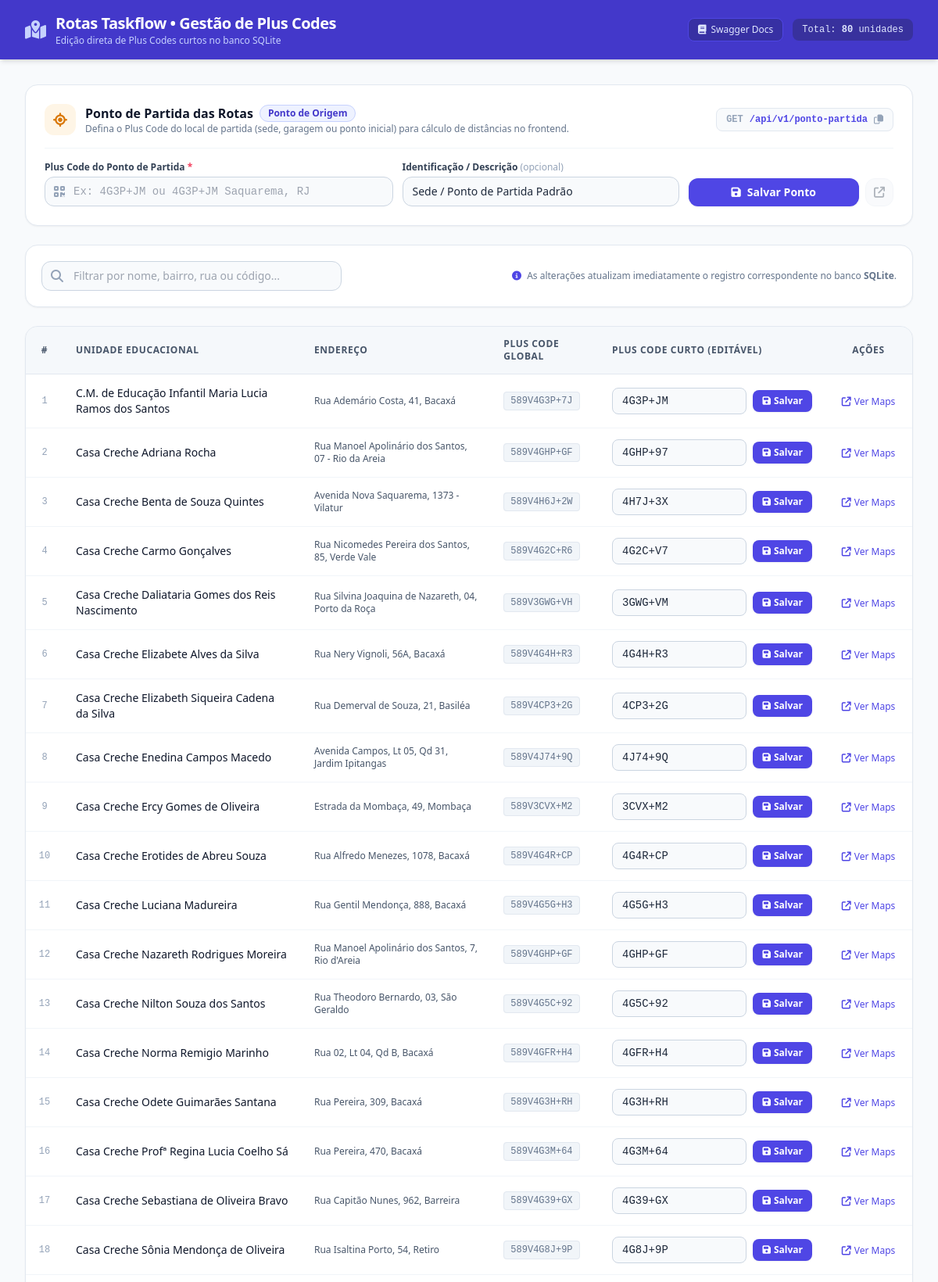
The app's page /unidades/editar (upper part) with its own data.
### models.py (models this page shows, shortened)
class Unidade(Base):
    __tablename__ = "unidades"
    id = Column(Integer, primary_key=True, index=True, autoincrement=True)
    nome = Column(String(255), nullable=False, index=True)
    endereco = Column(String(500), nullable=False)
    latitude = Column(Float, nullable=True)
    longitude = Column(Float, nullable=True)
    plus_code = Column(String(50), nullable=True)
    plus_code_curto = Column(String(20), nullable=True, index=True)
    created_at = Column(DateTime, default=datetime.utcnow)
    updated_at = Column(DateTime, default=datetime.utcnow, onupdate=datetime.utcnow)

### main.py (the view)
@app.get(
    "/unidades/editar",
    response_class=HTMLResponse,
    summary="Interface para visualizar e editar os Plus Codes curtos",
)
def template_editar_unidades(
    request: Request,
    mensagem: Optional[str] = None,
    db: Session = Depends(get_db),
):
    unidades = db.query(Unidade).order_by(Unidade.id).all()
    ponto_partida = obter_ponto_partida(db)
    return templates.TemplateResponse(
        request=request,
        name="editar_unidades.html",
        context={
            "unidades": unidades,
            "ponto_partida": ponto_partida,
            "mensagem_sucesso": mensagem,
        },
    )

### templates/editar_unidades.html (shortened to what this page needs)
<!DOCTYPE html>
<html lang="pt-BR">
<head>
    <script src="https://cdn.tailwindcss.com"></script>
    <link rel="stylesheet" href="https://cdnjs.cloudflare.com/ajax/libs/font-awesome/6.4.0/css/all.min.css">
</head>
<body class="bg-slate-50 text-slate-800 min-h-screen">
    <header class="bg-indigo-700 text-white shadow-md sticky top-0 z-30">
        <div class="max-w-7xl mx-auto px-4 sm:px-6 lg:px-8 py-4 flex flex-col sm:flex-row items-center justify-between gap-4">
            <div class="flex items-center space-x-3">
                <i class="fa-solid fa-map-location-dot text-2xl text-indigo-200"></i>
                <div>
                    <h1 class="text-xl font-bold tracking-tight">Rotas Taskflow &bull; Gestão de Plus Codes</h1>
                    <p class="text-xs text-indigo-200">Edição direta de Plus Codes curtos no banco SQLite</p>
                </div>
            </div>
            <div class="flex items-center space-x-3">
                <a href="/docs" target="_blank" class="text-xs bg-indigo-800 hover:bg-indigo-900 text-indigo-100 px-3 py-1.5 rounded-lg border border-indigo-600 transition flex items-center gap-1.5">
                    <i class="fa-solid fa-book"></i> Swagger Docs
                </a>
                <span class="text-xs bg-indigo-900/60 px-3 py-1.5 rounded-lg font-mono text-indigo-100">
                    Total: <strong id="totalCount">{{ unidades|length }}</strong> unidades
                </span>
            </div>
        </div>
    </header>
    <main class="max-w-7xl mx-auto px-4 sm:px-6 lg:px-8 py-8">
        <div class="bg-white rounded-2xl shadow-sm border border-slate-200 p-6 mb-6">
            <div class="flex flex-col md:flex-row items-start md:items-center justify-between pb-4 mb-4 border-b border-slate-100 gap-3">
                <div class="flex items-center gap-3">
                    <div class="w-10 h-10 rounded-xl bg-amber-500/10 text-amber-600 flex items-center justify-center font-bold text-lg">
                        <i class="fa-solid fa-location-crosshairs"></i>
                    </div>
                    <div>
                        <h2 class="text-base font-bold text-slate-900 flex items-center gap-2">
                            Ponto de Partida das Rotas
                            <span class="text-xs font-semibold px-2.5 py-0.5 rounded-full bg-indigo-50 text-indigo-700 border border-indigo-200">
                                Ponto de Origem
                            </span>
                        </h2>
                        <p class="text-xs text-slate-500">
                            Defina o Plus Code do local de partida (sede, garagem ou ponto inicial) para cálculo de distâncias no frontend.
                        </p>
                    </div>
                </div>
                <div class="flex items-center gap-2 bg-slate-50 border border-slate-200 rounded-lg px-3 py-1.5 text-xs text-slate-600">
                    <span class="text-slate-400 font-mono font-semibold">GET</span>
                    <code class="font-mono text-indigo-600 font-semibold" id="apiEndpointText">/api/v1/ponto-partida</code>
                    <button
                        type="button"
                        onclick="copiarEndpointApi()"
                        class="text-slate-400 hover:text-indigo-600 transition"
                        title="Copiar rota da API para usar no Frontend"
                    >
                        <i class="fa-regular fa-copy"></i>
                    </button>
                </div>
            </div>
            <form
                action="/configuracoes/ponto-partida"
                method="POST"
                id="formPontoPartida"
                onsubmit="salvarPontoPartidaAjax(event)"
                class="grid grid-cols-1 sm:grid-cols-12 gap-3 items-end"
            >
                <div class="sm:col-span-5">
                    <label for="pontoPartidaInput" class="block text-xs font-semibold text-slate-700 mb-1">
                        Plus Code do Ponto de Partida <span class="text-rose-500">*</span>
                    </label>
                    <div class="relative">
                        <span class="absolute inset-y-0 left-0 flex items-center pl-3 text-slate-400">
                            <i class="fa-solid fa-qrcode"></i>
                        </span>
                        <input
                            type="text"
                            name="plus_code"
                            id="pontoPartidaInput"
                            value="{{ ponto_partida.plus_code if ponto_partida else '' }}"
                            placeholder="Ex: 4G3P+JM ou 4G3P+JM Saquarema, RJ"
                            class="w-full pl-9 pr-3 py-2 bg-slate-50 font-mono text-sm border border-slate-300 rounded-xl focus:outline-none focus:ring-2 focus:ring-indigo-500 focus:border-indigo-500 transition focus:bg-white"
                            required
                        >
                    </div>
                </div>
                <div class="sm:col-span-4">
                    <label for="pontoPartidaDesc" class="block text-xs font-semibold text-slate-700 mb-1">
                        Identificação / Descrição <span class="text-slate-400 font-normal">(opcional)</span>
                    </label>
                    <input
                        type="text"
                        name="descricao"
                        id="pontoPartidaDesc"
                        value="{{ ponto_partida.descricao if ponto_partida else '' }}"
                        placeholder="Ex: Sede da Secretaria de Educação"
                        class="w-full px-3 py-2 bg-slate-50 text-sm border border-slate-300 rounded-xl focus:outline-none focus:ring-2 focus:ring-indigo-500 focus:border-indigo-500 transition focus:bg-white"
                    >
                </div>
                <div class="sm:col-span-3 flex items-center gap-2">
                    <button
                        type="submit"
                        id="btnSalvarPontoPartida"
                        class="w-full py-2 px-4 bg-indigo-600 hover:bg-indigo-700 active:bg-indigo-800 text-white rounded-xl text-sm font-semibold shadow-sm transition flex items-center justify-center gap-2"
                    >
                        <i class="fa-solid fa-floppy-disk"></i> Salvar Ponto
                    </button>
                    <a
                        href="{% if ponto_partida and ponto_partida.plus_code %}https://www.google.com/maps/search/?api=1&query={{ ponto_partida.plus_code|urlencode }}{% else %}#{% endif %}"
                        target="_blank"
                        id="pontoPartidaMapsLink"
                        class="p-2.5 bg-slate-100 hover:bg-slate-200 text-slate-700 rounded-xl border border-slate-200 text-sm font-medium transition shrink-0 flex items-center justify-center {% if not ponto_partida or not ponto_partida.plus_code %}opacity-40 pointer-events-none{% endif %}"
                        title="Ver Ponto de Partida no Google Maps"
                    >
                        <i class="fa-solid fa-arrow-up-right-from-square"></i>
                    </a>
                </div>
            </form>
        </div>
        <div class="bg-white rounded-2xl shadow-sm border border-slate-200 p-5 mb-6 flex flex-col md:flex-row gap-4 items-center justify-between">
            <div class="relative w-full md:w-96">
                <span class="absolute inset-y-0 left-0 flex items-center pl-3 text-slate-400">
                    <i class="fa-solid fa-magnifying-glass"></i>
                </span>
                <input
                    type="text"
                    id="searchInput"
                    placeholder="Filtrar por nome, bairro, rua ou código..."
                    class="w-full pl-10 pr-4 py-2 bg-slate-50 border border-slate-300 rounded-xl text-sm focus:outline-none focus:ring-2 focus:ring-indigo-500 focus:border-indigo-500 transition"
                    onkeyup="filtrarTabela()"
                >
            </div>
            <div class="text-xs text-slate-500">
                <i class="fa-solid fa-info-circle mr-1 text-indigo-600"></i>
                As alterações atualizam imediatamente o registro correspondente no banco <strong>SQLite</strong>.
            </div>
        </div>
        <div class="bg-white rounded-2xl shadow-sm border border-slate-200 overflow-hidden">
            <div class="overflow-x-auto">
                <table class="min-w-full divide-y divide-slate-200 text-left text-sm" id="unidadesTable">
                    <thead class="bg-slate-100/70 text-slate-600 text-xs uppercase tracking-wider font-semibold">
                        <tr>
                            <th scope="col" class="py-3.5 px-4 w-12 text-center">#</th>
                            <th scope="col" class="py-3.5 px-4">Unidade Educacional</th>
                            <th scope="col" class="py-3.5 px-4">Endereço</th>
                            <th scope="col" class="py-3.5 px-4">Plus Code Global</th>
                            <th scope="col" class="py-3.5 px-4 w-72">Plus Code Curto (Editável)</th>
                            <th scope="col" class="py-3.5 px-4 text-center w-28">Ações</th>
                        </tr>
                    </thead>
                    <tbody class="divide-y divide-slate-100 bg-white" id="tableBody">
                        {% for unidade in unidades %}
                        <tr class="hover:bg-slate-50/80 transition-colors unidade-row" data-id="{{ unidade.id }}">
                            <td class="py-3.5 px-4 text-center text-slate-400 font-mono text-xs">{{ unidade.id }}</td>
                            <td class="py-3.5 px-4 font-medium text-slate-900 cell-nome">
                                {{ unidade.nome }}
                            </td>
                            <td class="py-3.5 px-4 text-slate-600 text-xs cell-endereco">
                                {{ unidade.endereco }}
                            </td>
                            <td class="py-3.5 px-4 font-mono text-xs text-slate-500">
                                {% if unidade.plus_code %}
                                    <span class="bg-slate-100 px-2 py-1 rounded border border-slate-200">{{ unidade.plus_code }}</span>
                                {% else %}
                                    <span class="text-slate-400 italic">N/A</span>
                                {% endif %}
                            </td>
                            <td class="py-3.5 px-4">
                                <form action="/unidades/editar/{{ unidade.id }}" method="POST" class="flex items-center gap-2 m-0 p-0 form-salvar" onsubmit="salvarViaAjax(event, {{ unidade.id }})">
                                    <input
                                        type="text"
                                        name="plus_code_curto"
                                        id="input-{{ unidade.id }}"
                                        value="{{ unidade.plus_code_curto or '' }}"
                                        placeholder="Ex: 4GHP+97"
                                        class="w-full font-mono text-sm px-3 py-1.5 border border-slate-300 rounded-lg focus:outline-none focus:ring-2 focus:ring-indigo-500 focus:border-indigo-500 transition bg-slate-50 focus:bg-white"
                                        required
                                    >
                                    <button
                                        type="submit"
                                        id="btn-{{ unidade.id }}"
                                        title="Salvar alterações no SQLite"
                                        class="px-3 py-1.5 bg-indigo-600 hover:bg-indigo-700 active:bg-indigo-800 text-white rounded-lg text-xs font-semibold shadow-sm transition flex items-center gap-1 shrink-0"
                                    >
                                        <i class="fa-solid fa-floppy-disk"></i> Salvar
                                    </button>
                                </form>
                            </td>
                            <td class="py-3.5 px-4 text-center">
                                {% if unidade.plus_code_curto %}
                                <a
                                    href="https://www.google.com/maps/search/?api=1&query={{ unidade.plus_code_curto|urlencode }}"
                                    target="_blank"
                                    id="maps-link-{{ unidade.id }}"
                                    class="inline-flex items-center gap-1 text-xs text-indigo-600 hover:text-indigo-800 font-medium transition"
                                    title="Ver no Google Maps"
                                >
                                    <i class="fa-solid fa-arrow-up-right-from-square"></i> Ver Maps
                                </a>
                                {% else %}
                                <span class="text-slate-300 text-xs">-</span>
                                {% endif %}
                            </td>
                        </tr>
                        {% endfor %}
                    </tbody>
                </table>
            </div>
        </div>
    </main>
</body>
</html>

### records on screen
Unidade: id "1", nome "C.M. de Educação Infantil Maria Lucia Ramos dos Santos", endereco "Rua Ademário Costa, 41, Bacaxá", plus_code "589V4G3P+7J", plus_code_curto "4G3P+JM"
Unidade: id "2", nome "Casa Creche Adriana Rocha", endereco "Rua Manoel Apolinário dos Santos, 07 - Rio da Areia", plus_code "589V4GHP+GF", plus_code_curto "4GHP+97"
Unidade: id "3", nome "Casa Creche Benta de Souza Quintes", endereco "Avenida Nova Saquarema, 1373 - Vilatur", plus_code "589V4H6J+2W", plus_code_curto "4H7J+3X"
Unidade: id "4", nome "Casa Creche Carmo Gonçalves", endereco "Rua Nicomedes Pereira dos Santos, 85, Verde Vale", plus_code "589V4G2C+R6", plus_code_curto "4G2C+V7"
Unidade: id "5", nome "Casa Creche Daliataria Gomes dos Reis Nascimento", endereco "Rua Silvina Joaquina de Nazareth, 04, Porto da Roça", plus_code "589V3GWG+VH", plus_code_curto "3GWG+VM"
Unidade: id "6", nome "Casa Creche Elizabete Alves da Silva", endereco "Rua Nery Vignoli, 56A, Bacaxá", plus_code "589V4G4H+R3", plus_code_curto "4G4H+R3"
Unidade: id "7", nome "Casa Creche Elizabeth Siqueira Cadena da Silva", endereco "Rua Demerval de Souza, 21, Basiléa", plus_code "589V4CP3+2G", plus_code_curto "4CP3+2G"
Unidade: id "8", nome "Casa Creche Enedina Campos Macedo", endereco "Avenida Campos, Lt 05, Qd 31, Jardim Ipitangas", plus_code "589V4J74+9Q", plus_code_curto "4J74+9Q"
Unidade: id "9", nome "Casa Creche Ercy Gomes de Oliveira", endereco "Estrada da Mombaça, 49, Mombaça", plus_code "589V3CVX+M2", plus_code_curto "3CVX+M2"
Unidade: id "10", nome "Casa Creche Erotides de Abreu Souza", endereco "Rua Alfredo Menezes, 1078, Bacaxá", plus_code "589V4G4R+CP", plus_code_curto "4G4R+CP"
Unidade: id "11", nome "Casa Creche Luciana Madureira", endereco "Rua Gentil Mendonça, 888, Bacaxá", plus_code "589V4G5G+H3", plus_code_curto "4G5G+H3"
Unidade: id "12", nome "Casa Creche Nazareth Rodrigues Moreira", endereco "Rua Manoel Apolinário dos Santos, 7, Rio d'Areia", plus_code "589V4GHP+GF", plus_code_curto "4GHP+GF"
Unidade: id "13", nome "Casa Creche Nilton Souza dos Santos", endereco "Rua Theodoro Bernardo, 03, São Geraldo", plus_code "589V4G5C+92", plus_code_curto "4G5C+92"
Unidade: id "14", nome "Casa Creche Norma Remigio Marinho", endereco "Rua 02, Lt 04, Qd B, Bacaxá", plus_code "589V4GFR+H4", plus_code_curto "4GFR+H4"
Unidade: id "15", nome "Casa Creche Odete Guimarães Santana", endereco "Rua Pereira, 309, Bacaxá", plus_code "589V4G3H+RH", plus_code_curto "4G3H+RH"
Unidade: id "16", nome "Casa Creche Profª Regina Lucia Coelho Sá", endereco "Rua Pereira, 470, Bacaxá", plus_code "589V4G3M+64", plus_code_curto "4G3M+64"
Unidade: id "17", nome "Casa Creche Sebastiana de Oliveira Bravo", endereco "Rua Capitão Nunes, 962, Barreira", plus_code "589V4G39+GX", plus_code_curto "4G39+GX"
Unidade: id "18", nome "Casa Creche Sônia Mendonça de Oliveira", endereco "Rua Isaltina Porto, 54, Retiro", plus_code "589V4G8J+9P", plus_code_curto "4G8J+9P"

### other values on screen
{{ unidades|length }} "80"
